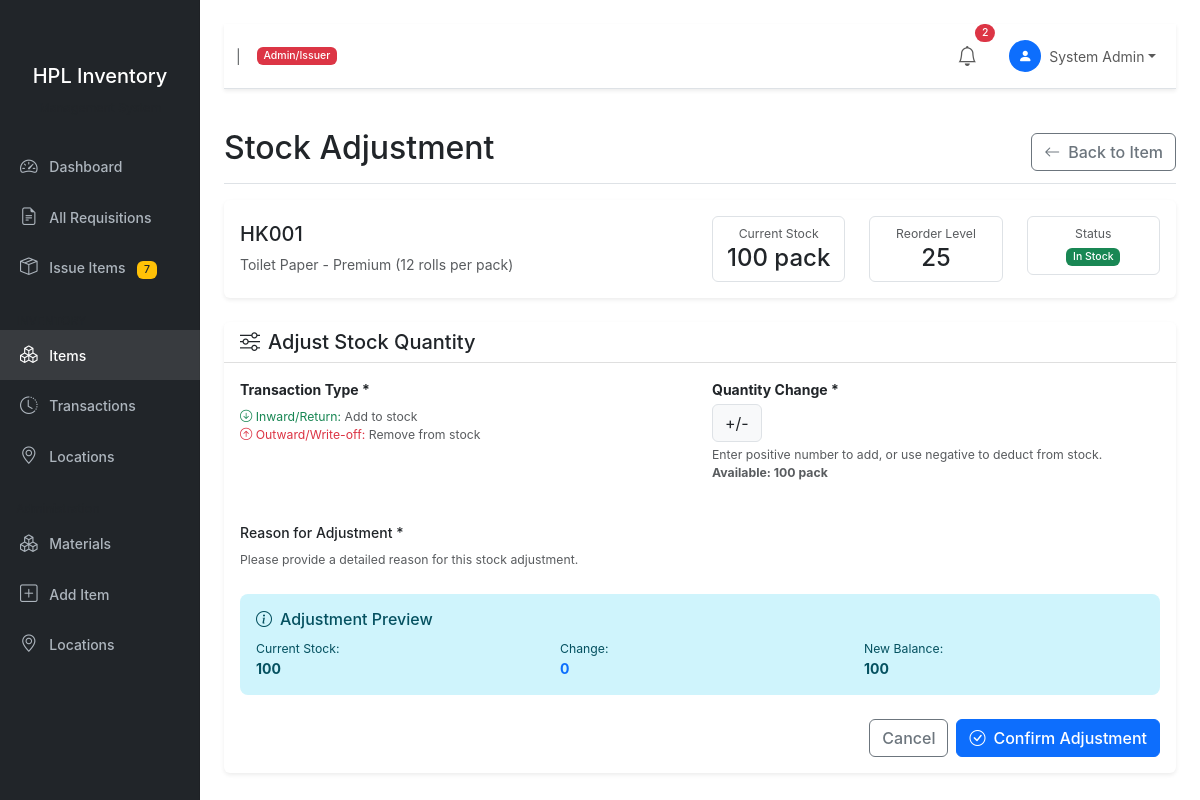
The app's page /inventory/16/adjust/ (signed in) with its own data.
### core/models.py (models this page shows, shortened)
class User(AbstractUser):
    ROLE_CHOICES = [
        ('initiator', 'Initiator'),
        ('hod', 'Head of Department'),
        ('admin', 'Admin/Issuer'),
        ('super_admin', 'Super Admin'),
    ]
    role = models.CharField(
        max_length=20,
        choices=ROLE_CHOICES,
        default='initiator',
        help_text="User role determines permissions and workflow capabilities"
    )
    department = models.ForeignKey(
        Department,
        on_delete=models.SET_NULL,
        null=True,
        blank=True,
        related_name='users',
        help_text="Department for HOD authorization scope"
    )
    employee_id = models.CharField(
        max_length=50,
        unique=True,
        blank=True,
        null=True,
        help_text="HPL Employee ID"
    )
    phone = models.CharField(max_length=20, blank=True, null=True)
    is_active = models.BooleanField(default=True)
    created_at = models.DateTimeField(auto_now_add=True)
    updated_at = models.DateTimeField(auto_now=True)
    class Meta:
        verbose_name = 'User'
        verbose_name_plural = 'Users'
        ordering = ['department', 'username']
    def get_full_name(self):
        if self.first_name and self.last_name:
            return f"{self.first_name} {self.last_name}"
        return self.username
    @property
    def is_super_admin(self):
        return self.role == 'super_admin'
    @property
    def is_hod(self):
        return self.role == 'hod'
    @property
    def is_admin(self):
        return self.role == 'admin'
    @property
    def is_initiator(self):
        return self.role == 'initiator'
    def get_pending_requisitions_count(self):
        if self.is_super_admin:
            from requisition.models import Requisition
            return Requisition.objects.filter(
                status__in=['pending_hod', 'authorized']
            ).count()
        elif self.is_hod:
            from requisition.models import Requisition
            return Requisition.objects.filter(
                status='pending_hod',
                initiator__department=self.department
            ).count()
        elif self.is_admin:
            from requisition.models import Requisition
            return Requisition.objects.filter(status='authorized').count()
        return 0

### inventory/models.py (models this page shows, shortened)
class Item(models.Model):
    ITEM_TYPE_CHOICES = [
        ('stationery', 'Stationery Item'),
        ('housekeeping', 'Housekeeping Item'),
    ]
    UOM_CHOICES = [
        ('pcs', 'Pieces (pcs)'),
        ('box', 'Box'),
        ('pack', 'Pack'),
        ('ream', 'Ream'),
        ('kg', 'Kilogram (kg)'),
        ('liter', 'Liter'),
        ('dozen', 'Dozen'),
        ('set', 'Set'),
        ('roll', 'Roll'),
        ('bottle', 'Bottle'),
    ]
    material_code = models.CharField(
        max_length=50,
        unique=True,
        help_text="Unique material code (e.g., ST001, HK001)"
    )
    description = models.TextField(
        help_text="Item description and details"
    )
    item_type = models.CharField(
        max_length=20,
        choices=ITEM_TYPE_CHOICES,
        help_text="Type of item"
    )
    unit_of_measurement = models.CharField(
        max_length=20,
        choices=UOM_CHOICES,
        default='pcs',
        help_text="Unit of measurement for this item"
    )
    location = models.ForeignKey(
        Location,
        on_delete=models.SET_NULL,
        null=True,
        blank=True,
        related_name='items',
        help_text="Storage location (Rack/Shelf 1-5)"
    )
    quantity_total = models.IntegerField(
        default=0,
        validators=[MinValueValidator(0)],
        help_text="Total quantity currently in stock"
    )
    reorder_level = models.IntegerField(
        default=10,
        validators=[MinValueValidator(0)],
        help_text="Minimum quantity before reordering"
    )
    is_active = models.BooleanField(default=True)
    created_at = models.DateTimeField(auto_now_add=True)
    updated_at = models.DateTimeField(auto_now=True)
    class Meta:
        verbose_name = 'Item'
        verbose_name_plural = 'Items'
        ordering = ['item_type', 'material_code']
        indexes = [
            models.Index(fields=['material_code']),
            models.Index(fields=['item_type']),
            models.Index(fields=['location']),
        ]
    @property
    def stock_status(self):
        if self.quantity_total == 0:
            return 'out_of_stock'
        elif self.quantity_total <= self.reorder_level:
            return 'low_stock'
        else:
            return 'in_stock'
    def get_stock_badge(self):
        status = self.stock_status
        if status == 'out_of_stock':
            return 'bg-danger'
        elif status == 'low_stock':
            return 'bg-warning'
        else:
            return 'bg-success'
    def get_stock_status_display(self):
        status = self.stock_status
        if status == 'out_of_stock':
            return 'Out of Stock'
        elif status == 'low_stock':
            return 'Low Stock'
        else:
            return 'In Stock'

### inventory/views.py (the view, shortened to what this page needs)
# urls.py: path('<int:pk>/adjust/', views.StockAdjustmentView.as_view(), name='adjust'),
class StockAdjustmentView(LoginRequiredMixin, UserPassesTestMixin, TemplateView):
    template_name = 'inventory/stock_adjustment.html'
    def test_func(self):
        return self.request.user.is_admin or self.request.user.is_superuser
    def get_context_data(self, **kwargs):
        context = super().get_context_data(**kwargs)
        context['title'] = 'Stock Adjustment'
        context['item'] = get_object_or_404(Item, pk=kwargs.get('pk'))
        return context

### templates/inventory/stock_adjustment.html (shortened to what this page needs)
{% extends 'base.html' %}
{% block content %}
<div class="d-flex justify-content-between flex-wrap flex-md-nowrap align-items-center pt-3 pb-2 mb-3 border-bottom">
    <h1 class="h2">Stock Adjustment</h1>
    <div class="btn-toolbar mb-2 mb-md-0">
        <a href="{% url 'inventory:detail' item.pk %}" class="btn btn-outline-secondary">
            <i class="bi bi-arrow-left me-2"></i>Back to Item
        </a>
    </div>
</div>
<div class="card mb-4">
    <div class="card-body">
        <div class="row align-items-center">
            <div class="col-md-6">
                <h5 class="card-title">{{ item.material_code }}</h5>
                <p class="card-text text-muted">{{ item.description|truncatewords:20 }}</p>
            </div>
            <div class="col-md-6">
                <div class="row text-center">
                    <div class="col-4">
                        <div class="border rounded p-2">
                            <div class="text-muted small">Current Stock</div>
                            <div class="h4 mb-0">{{ item.quantity_total }} {{ item.unit_of_measurement }}</div>
                        </div>
                    </div>
                    <div class="col-4">
                        <div class="border rounded p-2">
                            <div class="text-muted small">Reorder Level</div>
                            <div class="h4 mb-0">{{ item.reorder_level }}</div>
                        </div>
                    </div>
                    <div class="col-4">
                        <div class="border rounded p-2">
                            <div class="text-muted small">Status</div>
                            <span class="badge {{ item.get_stock_badge }}">{{ item.get_stock_status_display }}</span>
                        </div>
                    </div>
                </div>
            </div>
        </div>
    </div>
</div>
<div class="card">
    <div class="card-header bg-white">
        <h5 class="mb-0"><i class="bi bi-sliders me-2"></i>Adjust Stock Quantity</h5>
    </div>
    <div class="card-body">
        <form method="post">
            <div class="row mb-4">
                <div class="col-md-6">
                    <div class="mb-3">
                        <label for="{{ form.transaction_type.id_for_label }}" class="form-label fw-bold">Transaction Type *</label>
                        <div class="form-text">
                            <span class="text-success"><i class="bi bi-arrow-down-circle"></i> Inward/Return:</span> Add to stock<br>
                            <span class="text-danger"><i class="bi bi-arrow-up-circle"></i> Outward/Write-off:</span> Remove from stock
                        </div>
                    </div>
                </div>
                <div class="col-md-6">
                    <div class="mb-3">
                        <label for="{{ form.quantity_change.id_for_label }}" class="form-label fw-bold">Quantity Change *</label>
                        <div class="input-group">
                            <span class="input-group-text" id="qtyAddon">+/-</span>
                        </div>
                        <div class="form-text">
                            Enter positive number to add, or use negative to deduct from stock.
                            <br>
                            <strong>Available: {{ item.quantity_total }} {{ item.unit_of_measurement }}</strong>
                        </div>
                    </div>
                </div>
            </div>
            <div class="mb-4">
                <label for="{{ form.notes.id_for_label }}" class="form-label">Reason for Adjustment *</label>
                <div class="form-text">Please provide a detailed reason for this stock adjustment.</div>
            </div>
            <div class="alert alert-info mb-4">
                <h6><i class="bi bi-info-circle me-2"></i>Adjustment Preview</h6>
                <div class="row">
                    <div class="col-md-4">
                        <small>Current Stock:</small>
                        <div class="fw-bold">{{ item.quantity_total }}</div>
                    </div>
                    <div class="col-md-4">
                        <small>Change:</small>
                        <div class="fw-bold text-primary" id="previewChange">0</div>
                    </div>
                    <div class="col-md-4">
                        <small>New Balance:</small>
                        <div class="fw-bold" id="previewBalance">{{ item.quantity_total }}</div>
                    </div>
                </div>
            </div>
            <div class="d-flex justify-content-end gap-2">
                <a href="{% url 'inventory:detail' item.pk %}" class="btn btn-outline-secondary">Cancel</a>
                <button type="submit" class="btn btn-primary">
                    <i class="bi bi-check-circle me-2"></i>Confirm Adjustment
                </button>
            </div>
        </form>
    </div>
</div>
{% endblock %}

### templates/partials/navbar.html (shortened to what this page needs)
<nav class="navbar navbar-expand-lg navbar-light bg-white border-bottom mb-4">
    <div class="container-fluid">
        <div class="d-flex align-items-center">
            <span class="me-3 text-muted">|</span>
            <span class="badge {% if user.is_admin %}bg-danger{% elif user.is_hod %}bg-warning text-dark{% else %}bg-info{% endif %} me-2">
                {{ user.get_role_display }}
            </span>
        </div>
        <div class="collapse navbar-collapse justify-content-end">
            <ul class="navbar-nav align-items-center">
                <li class="nav-item dropdown me-3">
                    <a class="nav-link position-relative" href="#" role="button"
                       data-bs-toggle="dropdown" id="notificationDropdown">
                        <i class="bi bi-bell fs-5"></i>
                        <span class="position-absolute top-0 start-100 translate-middle badge rounded-pill bg-danger"
                              id="notificationBadge" style="display: none;">
                        </span>
                    </a>
                </li>
                <li class="nav-item dropdown">
                    <a class="nav-link dropdown-toggle d-flex align-items-center" href="#"
                       role="button" data-bs-toggle="dropdown">
                        <div class="bg-primary text-white rounded-circle d-flex align-items-center justify-content-center me-2"
                             style="width: 32px; height: 32px;">
                            <i class="bi bi-person-fill"></i>
                        </div>
                        <span>{{ user.get_full_name }}</span>
                    </a>
                </li>
            </ul>
        </div>
    </div>
</nav>

### static/css/style.css (style rules this page uses)
:root { --sidebar-width: 250px; --primary-color: #0d6efd; --secondary-color: #6c757d; --success-color: #198754; --warning-color: #ffc107; --danger-color: #dc3545; --info-color: #0dcaf0; }
body { font-family: -apple-system, BlinkMacSystemFont, 'Segoe UI', Roboto, 'Helvetica Neue', Arial, sans-serif; font-size: 14px; }
.card { border: none; box-shadow: 0 0.125rem 0.25rem rgba(0, 0, 0, 0.075); }
.card-header { font-weight: 600; border-bottom: 1px solid rgba(0, 0, 0, 0.125); }
.form-label { font-weight: 500; margin-bottom: 0.25rem; }
.btn { font-weight: 500; border-radius: 0.375rem; }
.btn-primary { background-color: var(--primary-color); border-color: var(--primary-color); }
.badge { font-weight: 500; padding: 0.35em 0.65em; }
.alert { border: none; border-radius: 0.5rem; }
.navbar { box-shadow: 0 0.125rem 0.25rem rgba(0, 0, 0, 0.075); }

### records on screen
User: role "Admin/Issuer", get_full_name "System Admin"
Item: material_code "HK001", description "Toilet Paper - Premium (12 rolls per pack)", quantity_total "100", unit_of_measurement "pack", reorder_level "25", stock_status "In Stock"

### other values on screen
{{ pending_count }} "7"
